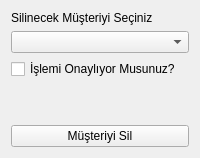
        <widget class="QWidget" name="tab_4">
         <attribute name="title">
          <string>Müşteri Silme</string>
         </attribute>
         <layout class="QGridLayout" name="gridLayout_20">
          <item row="2" column="0">
           <widget class="QCheckBox" name="onayCheckBoxMusteri">
            <property name="text">
             <string>İşlemi Onaylıyor Musunuz?</string>
            </property>
           </widget>
          </item>
          <item row="3" column="0">
           <spacer name="verticalSpacer_12">
            <property name="orientation">
             <enum>Qt::Vertical</enum>
            </property>
            <property name="sizeHint" stdset="0">
             <size>
              <width>20</width>
              <height>40</height>
             </size>
            </property>
           </spacer>
          </item>
          <item row="0" column="0">
           <widget class="QLabel" name="label_42">
            <property name="text">
             <string>Silinecek Müşteriyi Seçiniz</string>
            </property>
           </widget>
          </item>
          <item row="1" column="0">
           <widget class="QComboBox" name="comboboxSilinecekMusteri"/>
          </item>
          <item row="4" column="0">
           <widget class="QPushButton" name="musSilButton">
            <property name="text">
             <string>Müşteriyi Sil</string>
            </property>
           </widget>
          </item>
         </layout>
        </widget>
